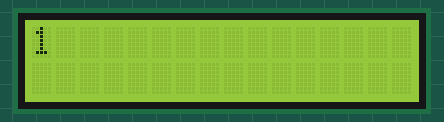
The sketch below on a simulated Arduino Uno, built with avr-gcc and run on an emulated ATmega328P. Parts: 16×2 character LCD. Wiring (inferred from the names in the program): character LCD (HD44780): RS pin 3; R/W pin 4; E pin 5; data pin 6, pin 7, pin 8, pin 9, pin 10, pin 11, pin 12, pin 13.

Above: at 0.1 s.
At 3.1 s:
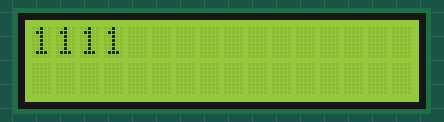
At 5.1 s:
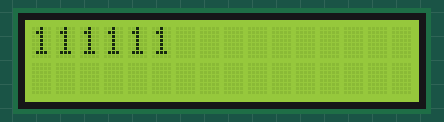
At 7.1 s:
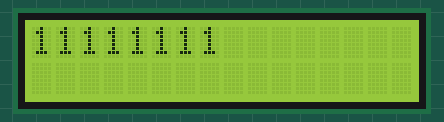
At 11.1 s:
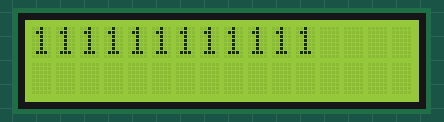
At 15.1 s:
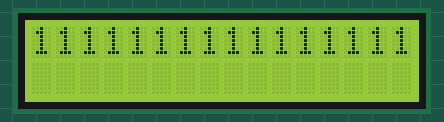

Measured:
- what the display in image 0 shows lasts 1.0 s, from 0.0 s to 1.0 s

The sketch:

lcd.ino
```cpp
#define RS 3
#define RW 4
#define EN 5
#define DB0 6
#define DB1 7
#define DB2 8
#define DB3 9
#define DB4 10
#define DB5 11
#define DB6 12
#define DB7 13

void setup() {
  // put your setup code here, to run once:
  //RS, RW는 HIGH로 시작
  //E, DB는 LOW로 시작

  int i;
  for(i=3; i<14; i++){
    pinMode(i, OUTPUT);
  }
  Serial.begin(9600);
  digitalWrite(RS, HIGH);
  digitalWrite(RW, HIGH);


  //RS, RW LOW로 바꿈
  //0x30을 DB0~DB7까지 넣기
  //E HIGH하고 다시 LOW로 바꿈
  //RS, RW HIGH로 바꿈
   //이거 3번 반복
   ////////////////////////////// 0x30
   digitalWrite(RS, LOW);
   digitalWrite(RW, LOW);
  //data : 0x30 (0 0 1 1 0 0 0 0)
   digitalWrite(DB7, LOW);
   digitalWrite(DB6, LOW);
   digitalWrite(DB5, HIGH);
   digitalWrite(DB4, HIGH);
   digitalWrite(DB3, LOW);
   digitalWrite(DB2, LOW);
   digitalWrite(DB1, LOW);
   digitalWrite(DB0, LOW);

   //EN
   digitalWrite(EN, HIGH);
   digitalWrite(EN, LOW);

   //RW/RW
   digitalWrite(RS, HIGH);
   digitalWrite(RW, HIGH);

   //delay 100micro
   delayMicroseconds(100);
   ////////////////////////////////////


   ////////////////////////////// 0x30
   digitalWrite(RS, LOW);
   digitalWrite(RW, LOW);
  //data : 0x30 (0 0 1 1 0 0 0 0)
   digitalWrite(DB7, LOW);
   digitalWrite(DB6, LOW);
   digitalWrite(DB5, HIGH);
   digitalWrite(DB4, HIGH);
   digitalWrite(DB3, LOW);
   digitalWrite(DB2, LOW);
   digitalWrite(DB1, LOW);
   digitalWrite(DB0, LOW);

   //EN
   digitalWrite(EN, HIGH);
   digitalWrite(EN, LOW);

   //RW/RW
   digitalWrite(RS, HIGH);
   digitalWrite(RW, HIGH);

   //delay 100micro
   delayMicroseconds(100);
   ////////////////////////////////////


   ////////////////////////////// 0x30
   digitalWrite(RS, LOW);
   digitalWrite(RW, LOW);
  //data : 0x30 (0 0 1 1 0 0 0 0)
   digitalWrite(DB7, LOW);
   digitalWrite(DB6, LOW);
   digitalWrite(DB5, HIGH);
   digitalWrite(DB4, HIGH);
   digitalWrite(DB3, LOW);
   digitalWrite(DB2, LOW);
   digitalWrite(DB1, LOW);
   digitalWrite(DB0, LOW);

   //EN
   digitalWrite(EN, HIGH);
   digitalWrite(EN, LOW);

   //RW/RW
   digitalWrite(RS, HIGH);
   digitalWrite(RW, HIGH);

   //delay 100micro
   delayMicroseconds(100);
   ////////////////////////////////////


   ////////////////////////////// 0x38
   digitalWrite(RS, LOW);
   digitalWrite(RW, LOW);
  //data : 0x38 (0 0 1 1 1 0 0 0)
   digitalWrite(DB7, LOW);
   digitalWrite(DB6, LOW);
   digitalWrite(DB5, HIGH);
   digitalWrite(DB4, HIGH);
   digitalWrite(DB3, HIGH);
   digitalWrite(DB2, LOW);
   digitalWrite(DB1, LOW);
   digitalWrite(DB0, LOW);

   //EN
   digitalWrite(EN, HIGH);
   digitalWrite(EN, LOW);

   //RW/RW
   digitalWrite(RS, HIGH);
   digitalWrite(RW, HIGH);

   //delay 100micro
   delayMicroseconds(100);
   ////////////////////////////////////


   ////////////////////////////// 0x06
   digitalWrite(RS, LOW);
   digitalWrite(RW, LOW);
  //data : 0x06 (0 0 0 0 0 1 1 0)
   digitalWrite(DB7, LOW);
   digitalWrite(DB6, LOW);
   digitalWrite(DB5, LOW);
   digitalWrite(DB4, LOW);
   digitalWrite(DB3, LOW);
   digitalWrite(DB2, HIGH);
   digitalWrite(DB1, HIGH);
   digitalWrite(DB0, LOW);

   //EN
   digitalWrite(EN, HIGH);
   digitalWrite(EN, LOW);

   //RW/RW
   digitalWrite(RS, HIGH);
   digitalWrite(RW, HIGH);

   //delay 100micro
   delayMicroseconds(100);
   ////////////////////////////////////


   ////////////////////////////// 0x0C / 12
   digitalWrite(RS, LOW);
   digitalWrite(RW, LOW);
  //data : 0x0C (0 0 0 0 1 1 0 0)
   digitalWrite(DB7, LOW);
   digitalWrite(DB6, LOW);
   digitalWrite(DB5, LOW);
   digitalWrite(DB4, LOW);
   digitalWrite(DB3, HIGH);
   digitalWrite(DB2, HIGH);
   digitalWrite(DB1, LOW);
   digitalWrite(DB0, LOW);

   //EN
   digitalWrite(EN, HIGH);
   digitalWrite(EN, LOW);

   //RW/RW
   digitalWrite(RS, HIGH);
   digitalWrite(RW, HIGH);

   //delay 100micro
   delayMicroseconds(100);
   ////////////////////////////////////


   ////////////////////////////// 0x80
   digitalWrite(RS, LOW);
   digitalWrite(RW, LOW);
  //data : 0x80 (1 0 0 0 0 0 0 0)
   digitalWrite(DB7, HIGH);
   digitalWrite(DB6, LOW);
   digitalWrite(DB5, LOW);
   digitalWrite(DB4, LOW);
   digitalWrite(DB3, LOW);
   digitalWrite(DB2, LOW);
   digitalWrite(DB1, LOW);
   digitalWrite(DB0, LOW);

   //EN
   digitalWrite(EN, HIGH);
   digitalWrite(EN, LOW);

   //RW/RW
   digitalWrite(RS, HIGH);
   digitalWrite(RW, HIGH);

   //delay 100micro
   delayMicroseconds(100);
   ////////////////////////////////////


   ////////////////////////////// 0x01
   digitalWrite(RS, LOW);
   digitalWrite(RW, LOW);
  //data : 0x01 (0 0 0 0 0 0 0 1)
   digitalWrite(DB7, LOW);
   digitalWrite(DB6, LOW);
   digitalWrite(DB5, LOW);
   digitalWrite(DB4, LOW);
   digitalWrite(DB3, LOW);
   digitalWrite(DB2, LOW);
   digitalWrite(DB1, LOW);
   digitalWrite(DB0, HIGH);

   //EN
   digitalWrite(EN, HIGH);
   digitalWrite(EN, LOW);

   //RW/RW
   digitalWrite(RS, HIGH);
   digitalWrite(RW, HIGH);

   //delay 100micro
   delayMicroseconds(100);
   delay(3);
   ////////////////////////////////////


}

void loop() {
  // put your main code here, to run repeatedly:

  ////////////////////////////// 0x31
   digitalWrite(RS, HIGH);
   digitalWrite(RW, LOW);
  //data : 0x31 (0 0 1 1 0 0 0 1)
   digitalWrite(DB7, LOW);
   digitalWrite(DB6, LOW);
   digitalWrite(DB5, HIGH);
   digitalWrite(DB4, HIGH);
   digitalWrite(DB3, LOW);
   digitalWrite(DB2, LOW);
   digitalWrite(DB1, LOW);
   digitalWrite(DB0, HIGH);

   //EN
   digitalWrite(EN, HIGH);
   digitalWrite(EN, LOW);

   //RW/RW
   digitalWrite(RS, LOW);
   digitalWrite(RW, HIGH);

   //delay 100micro
   ////////////////////////////////////

   delay(1000);


}
```
